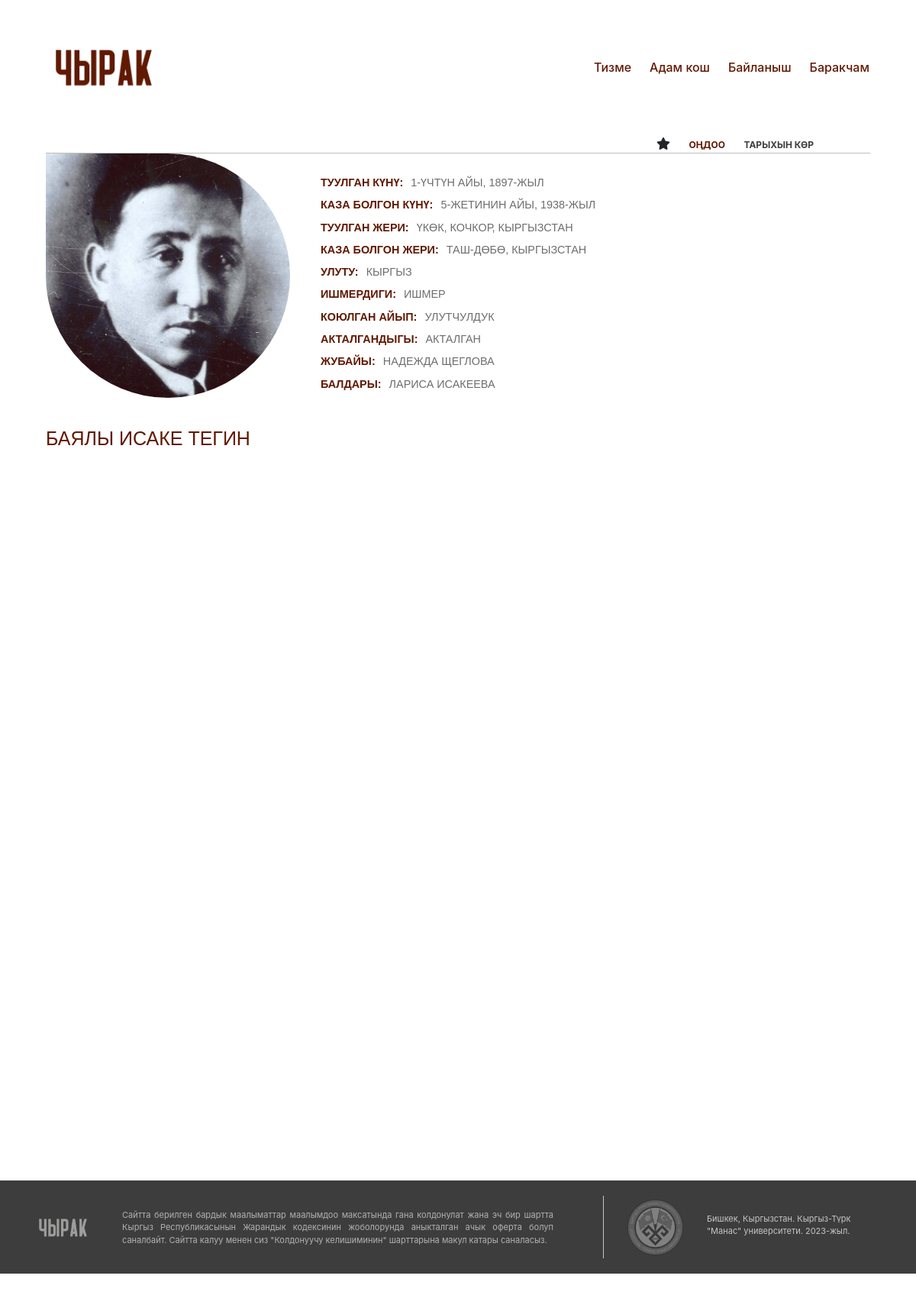
The page /person_page/5/ on the database its author committed.
### person/models.py (models this page shows, shortened)
class Victim(models.Model):
    first_name = models.CharField(max_length=30)
    last_name = models.CharField(max_length=30)
    date_of_birth = models.DateField()
    date_of_death = models.DateField()
    place_of_birth = models.CharField(max_length=30)
    place_of_death = models.CharField(max_length=30)
    nationality = models.TextField(default='', blank=True, null=True)
    blame = models.TextField(blank=True, null=True)
    rehabilitated = models.CharField(max_length=30, blank=True, null=True)
    occupation = models.TextField( blank=True, null=True)
    bedfellow = models.CharField(max_length=30, blank=True, null=True)
    children = models.CharField(max_length=30, blank=True, null=True)
    photo = models.ImageField(upload_to='images/', blank=True, null=True)
    file = models.FileField(upload_to='uploads/', blank=True, null=True)
    desc_of_photo = models.TextField(default='', blank=True, null=True)
    desc_of_file = models.TextField(default='', blank=True, null=True)
    content = models.TextField(default="", blank=True, null=True)
    date_of_publish = models.DateField(default=datetime.now)
    up_vote = models.IntegerField(default=0)
    is_proven = models.BooleanField(default=False)
    profile = models.ForeignKey(Profile, on_delete=models.CASCADE)
    x = models.CharField(max_length=100,default="", blank=True, null=True)

### person/views.py (the view)
# urls.py: path('person_page/', include('person.urls')),
def person_page(request, person_id):
    victim = get_object_or_404(Victim, id=person_id)
    month_names_kyrgyz = {
        1: 'Үчтүн айы',
        2: 'Бирдин айы',
        3: 'Жалган Куран',
        4: 'Чын Куран',
        5: 'Бугу',
        6: 'Кулжа',
        7: 'Теке',
        8: 'Баш Оона',
        9: 'Аяк Оона',
        10: 'Тогуздун айы',
        11: 'Жетинин айы',
        12: 'Бештин айы'
    }
    birth_date = "{day}-{month}, {year}-жыл".format(
        day = victim.date_of_birth.day,
        month = month_names_kyrgyz[victim.date_of_birth.month],
        year = victim.date_of_birth.year
    )
    death_date = "{day}-{month}, {year}-жыл".format(
        day = victim.date_of_death.day,
        month = month_names_kyrgyz[victim.date_of_death.month],
        year = victim.date_of_death.year
    )
    paragraphs = []
    sentences = victim.content.split('. ')
    current_paragraph = []
    for i, sentence in enumerate(sentences):
        if i < len(sentences) - 1:
            current_paragraph.append(sentence + '. ')
        else:
            current_paragraph.append(sentence)
        if len(current_paragraph) == 5:
            paragraphs.append(current_paragraph)
            current_paragraph = []
    if current_paragraph:
        paragraphs.append(current_paragraph)
    if victim.rehabilitated:
        reh = 'Акталган'
    else:
        reh = 'Акталбай калган'
    context = {
        'victim': victim,
        'person_id': person_id,
        'birth_date': birth_date,
        'death_date': death_date,
        'reh': reh,
        'paragraphs': paragraphs,
    }
    return render(request, 'about_person.html', context)

### person/templates/about_person.html (shortened to what this page needs)
{% extends 'base.html' %}
{% block content %}
{% load static %}
<link rel="stylesheet" type="text/css" href="{% static 'about_person.css' %}"/>
<div class="main-container">
    <div class="history-edit-box">
        <div class="his-ed-box">
            <div class="his-ed-box-el">
                <span class="fa fa-star" style="margin-right: 20px;"></span>
                <a href="{% url 'edit_person' person_id=victim.pk %}" style="text-decoration: none; font-weight: bold; color: #611902; font-size: 12px; margin-right: 20px; text-transform: uppercase;">Оңдоо</a>
                <a href="{% url 'edit_history' person_id=victim.pk %}" style="text-decoration: none; font-weight: bold; color: #3D3D3D; font-size: 12px; text-transform: uppercase;">Тарыхын көр</a>
            </div>
        </div>
    </div>
    <div class="content-container">
        <div class="d-flex flex-column">
            <div class="d-flex flex-row">
                <img class="img_victim" src="{{ victim.photo.url }}" alt="Victim_photo">
                <div class="main-info-box">
                    <ul class="ul-class">
                        <li class="d-flex flex-row mb-1">
                            <h5 class="first-h5">
                                Туулган күнү:
                            </h5>
                            <h5 class="second-h5" >
                                {{ birth_date }}
                            </h5>
                        </li>
                        <li class="d-flex flex-row mb-1">
                            <h5 class="first-h5">
                                Каза болгон күнү:
                            </h5>
                            <h5 class="second-h5" >
                                {{ death_date }}
                            </h5>
                        </li>
                        <li class="d-flex flex-row mb-1">
                            <h5 class="first-h5">
                                Туулган жери:
                            </h5>
                            <h5 class="second-h5" >
                                {{ victim.place_of_birth }}
                            </h5>
                        </li>
                        <li class="d-flex flex-row mb-1">
                            <h5 class="first-h5">
                                Каза болгон жери:
                            </h5>
                            <h5 class="second-h5" >
                                {{ victim.place_of_death }}
                            </h5>
                        </li>
                        <li class="d-flex flex-row mb-1">
                            <h5 class="first-h5">
                                Улуту:
                            </h5>
                            <h5 class="second-h5" >
                                {{ victim.nationality }}
                            </h5>
                        </li>
                        <li class="d-flex flex-row mb-1">
                            <h5 class="first-h5">
                                Ишмердиги:
                            </h5>
                            <h5 class="second-h5" >
                                {{ victim.occupation }}
                            </h5>
                        </li>
                        <li class="d-flex flex-row mb-1">
                            <h5 class="first-h5">
                                Коюлган айып:
                            </h5>
                            <h5 class="second-h5" >
                                {{ victim.blame }}
                            </h5>
                        </li>
                        <li class="d-flex flex-row mb-1">
                            <h5 class="first-h5">
                                Акталгандыгы:
                            </h5>
                            <h5 class="second-h5" >
                                {{ reh }}
                            </h5>
                        </li>
                        <li class="d-flex flex-row mb-1">
                            <h5 class="first-h5">
                                Жубайы:
                            </h5>
                            <h5 class="second-h5" >
                                {{ victim.bedfellow }}
                            </h5>
                        </li>
                        <li class="d-flex flex-row mb-1">
                            <h5 class="first-h5">
                                Балдары:
                            </h5>
                            <h5 class="second-h5" >
                                {{ victim.children }}
                            </h5>
                        </li>
                    </ul>
                </div>
            </div>
            <div class="name-box">
                <p class="name-box-p">
                    {{ victim.first_name }} {{ victim.last_name }}
                </p>
            </div>
            <div class="main-info-block">
                <div class="info-block">
                    <div class="text-block">
                    </div>
                </div>
            </div>
        </div>
    </div>
</div>
{% endblock %}

### person/static/about_person.css (style rules this page uses)
.history-edit-box { max-width: auto; }
.his-ed-box { max-width: 1080px; margin: 0 auto; }
.his-ed-box-el { margin-left: 800px; }
.main-container { max-width: auto; }
.content-container { max-width: 1080px; margin: 0 auto; border-top: 1px rgba(93, 93, 93, 0.4) solid; }
.main-info-box { margin-left: 40px; }
.img_victim { width: 320px; height: 320px; border-bottom-left-radius: 50%; border-bottom-right-radius: 50%; border-top-right-radius: 50%; }
.ul-class { margin-top: 30px; color: #611902; list-style: none; padding-left: 0; }
.first-h5 { font-size: 0.9rem; text-transform: uppercase; font-family: sans-serif; font-weight: bold; }
.second-h5 { font-size: 0.9rem; text-transform: uppercase; font-family: sans-serif; margin-left: 10px; color: rgba(93, 93, 93, 0.9); }
.name-box-p { margin-top: 20px; margin-bottom: 30px; font-size: 25px; color: #611902; font-family: sans-serif; text-transform: uppercase; }
.main-info-block { max-width: auto; }
.info-block { max-width: 1080px; margin: 0 auto; }
.text-block { position: relative; margin-bottom: 100px; }

### rows shown on the page
Victim: photo (picture), place_of_birth "ҮКӨК, КОЧКОР, КЫРГЫЗСТАН", place_of_death "ТАШ-ДӨБӨ, КЫРГЫЗСТАН", nationality "КЫРГЫЗ", occupation "ИШМЕР", blame "УЛУТЧУЛДУК", bedfellow "НАДЕЖДА ЩЕГЛОВА", children "ЛАРИСА ИСАКЕЕВА", first_name "БАЯЛЫ", last_name "ИСАКЕ ТЕГИН"

### other values the page prints
{{ birth_date }} "1-ҮЧТҮН АЙЫ, 1897-ЖЫЛ"
{{ death_date }} "5-ЖЕТИНИН АЙЫ, 1938-ЖЫЛ"
{{ reh }} "АКТАЛГАН"
